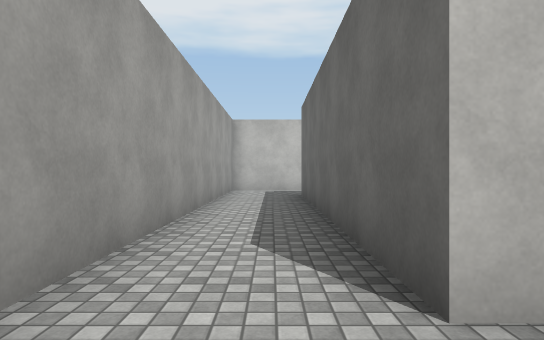
view 1 (above)

13 first-person views from a walk through a 3-D level made in the Unity game engine. The camera is 1.3 m above the floor, looks level and sees 75° across. The floor is counted in squares, 2 m on a side. Each view is taken from the middle of a square. On the plan, view 1 faces up. The plan holds only what a view shows up to about 10 squares ahead; the rest is blank. The player character is not drawn. Surface patterns are stand-ins for the level's own textures.

view 2
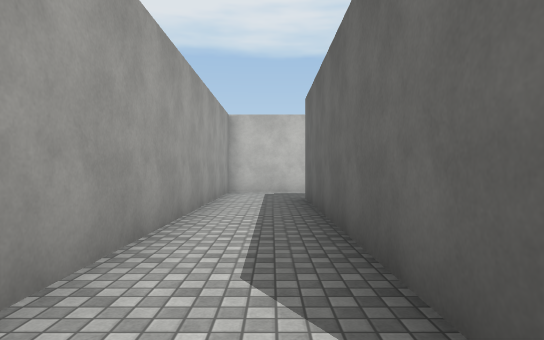

view 3
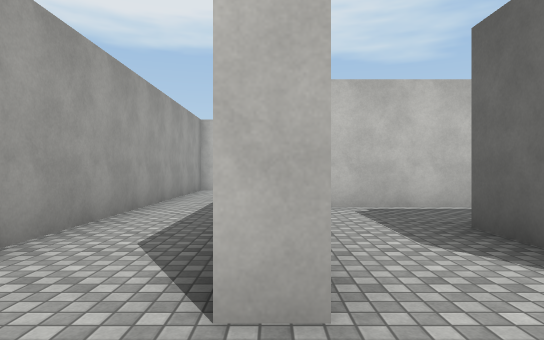

view 4
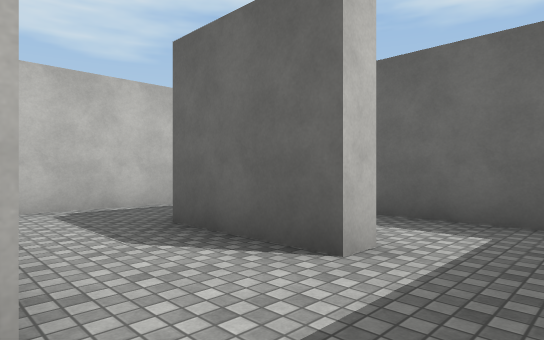

view 5
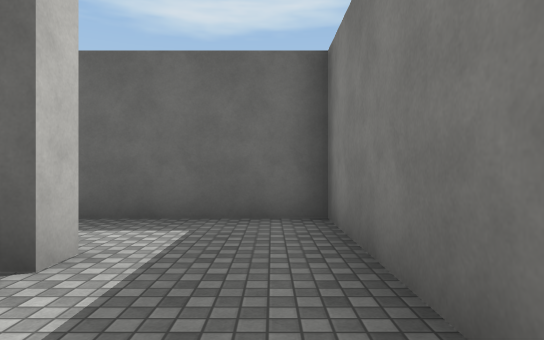

view 6
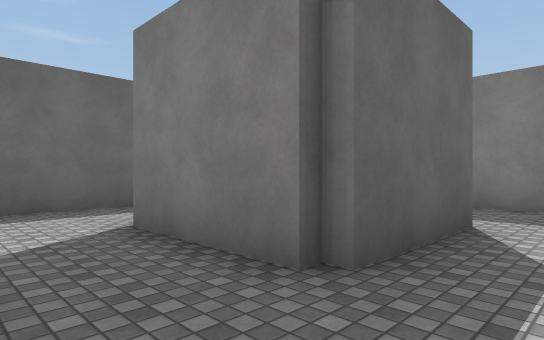

view 7
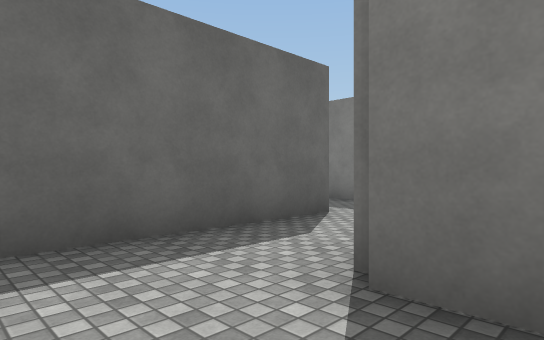

view 8
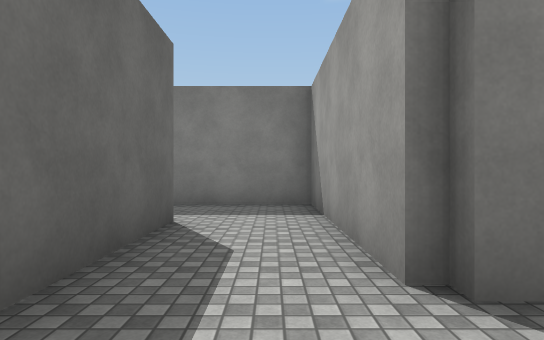

view 9
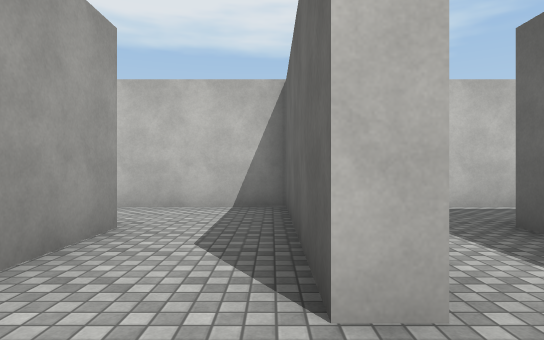

view 10
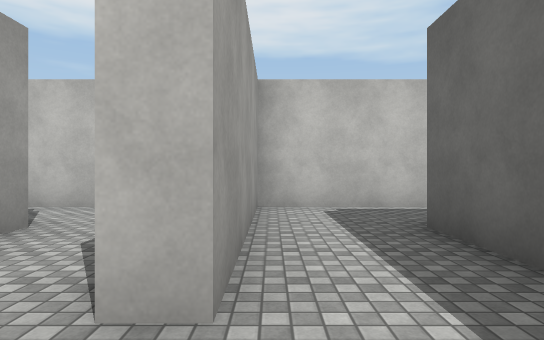

view 11
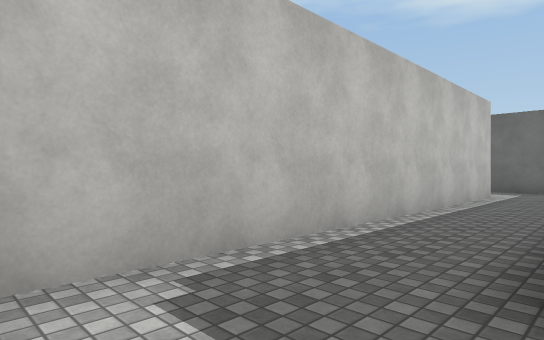

view 12
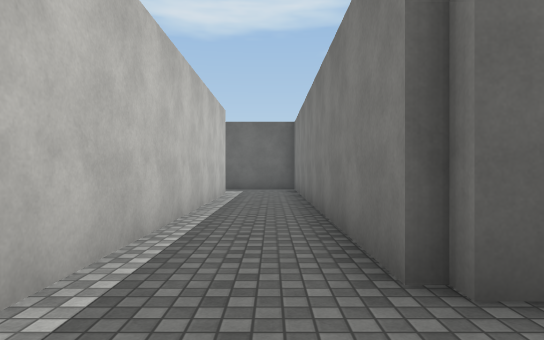

view 13
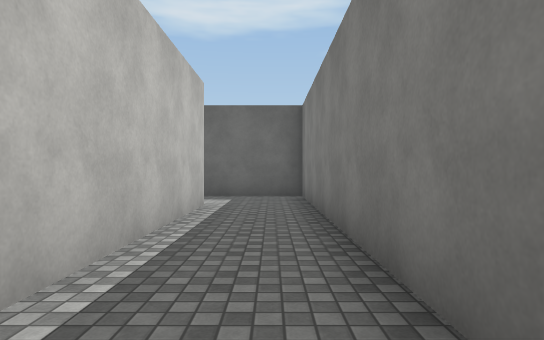

### Floor plan
Ten units are one square. View 1 is at (0, 0); x grows to the right and y downward. Boxes are objects, and circles mark ways between rooms. Rooms are numbered by the first view taken in them; rooms with no view inside come last. Other rooms are left out.
<svg viewBox="-17 -115 230 128">
<path fill="none" stroke="#000" d="M12 -15 8 -15 8 -89M-12 -110 -12 -16M63 -40 63 8 85 8M84 -62 20 -62M33 -15 33 -42 60 -42M88 -15 82 -15 82 -59M19 8 36 8M108 -22 108 -42 208 -42 208 -68M185 -62 88 -62 88 -15M85 8 99 8M39 -15 33 -15M36 8 58 8 58 -26"/>
<circle cx="10" cy="-5" r="3" fill="#2a7"/>
<circle cx="80" cy="-5" r="3" fill="#2a7"/>
<circle cx="30" cy="-5" r="3" fill="#2a7"/>
<text x="0" y="-50">1</text>
<text x="50" y="-50">2</text>
<text x="130" y="-50">3</text>
<text x="40" y="-20">4</text>
</svg>
Room 1 opens to room 2. Room 2 opens to room 3. Room 2 opens to room 4.

Where each view was taken, in squares from view 1:
view 1: 0 up, 0 right, facing up
view 2: 1 up, 0 right, facing up
view 3: 0 up, 1 right, facing up
view 4: 0 up, 1 right, facing up-right
view 5: 0 up, 1 right, facing right
view 6: 6 up, 2 right, facing down-right
view 7: 6 up, 5 right, facing down-right
view 8: 6 up, 7 right, facing down
view 9: 0 up, 8 right, facing up
view 10: 0 up, 9 right, facing up
view 11: 4 up, 9 right, facing up-right
view 12: 5 up, 9 right, facing right
view 13: 5 up, 12 right, facing right
